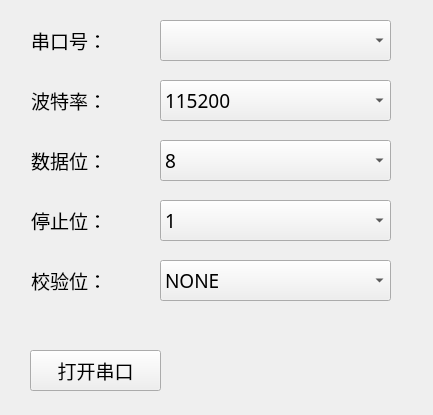
<?xml version="1.0" encoding="UTF-8"?>
<ui version="4.0">
 <class>FormSetUART</class>
 <widget class="QWidget" name="FormSetUART">
  <property name="geometry">
   <rect>
    <x>0</x>
    <y>0</y>
    <width>433</width>
    <height>415</height>
   </rect>
  </property>
  <property name="windowTitle">
   <string>Form</string>
  </property>
  <widget class="QLabel" name="uartNumLabel">
   <property name="geometry">
    <rect>
     <x>31</x>
     <y>20</y>
     <width>121</width>
     <height>41</height>
    </rect>
   </property>
   <property name="font">
    <font>
     <family>Agency FB</family>
     <pointsize>14</pointsize>
    </font>
   </property>
   <property name="text">
    <string>串口号：</string>
   </property>
  </widget>
  <widget class="QComboBox" name="uartNumComboBox">
   <property name="geometry">
    <rect>
     <x>160</x>
     <y>20</y>
     <width>231</width>
     <height>41</height>
    </rect>
   </property>
   <property name="font">
    <font>
     <family>新宋体</family>
     <pointsize>14</pointsize>
    </font>
   </property>
  </widget>
  <widget class="QLabel" name="baudRateLabel">
   <property name="geometry">
    <rect>
     <x>31</x>
     <y>80</y>
     <width>121</width>
     <height>41</height>
    </rect>
   </property>
   <property name="font">
    <font>
     <family>Agency FB</family>
     <pointsize>14</pointsize>
    </font>
   </property>
   <property name="text">
    <string>波特率：</string>
   </property>
  </widget>
  <widget class="QComboBox" name="baudRateComboBox">
   <property name="geometry">
    <rect>
     <x>160</x>
     <y>80</y>
     <width>231</width>
     <height>41</height>
    </rect>
   </property>
   <property name="font">
    <font>
     <family>新宋体</family>
     <pointsize>14</pointsize>
    </font>
   </property>
   <property name="currentText">
    <string>115200</string>
   </property>
   <property name="currentIndex">
    <number>4</number>
   </property>
   <item>
    <property name="text">
     <string>4800</string>
    </property>
   </item>
   <item>
    <property name="text">
     <string>9600</string>
    </property>
   </item>
   <item>
    <property name="text">
     <string>19200</string>
    </property>
   </item>
   <item>
    <property name="text">
     <string>38400</string>
    </property>
   </item>
   <item>
    <property name="text">
     <string>115200</string>
    </property>
   </item>
  </widget>
  <widget class="QLabel" name="dataBitsLabel">
   <property name="geometry">
    <rect>
     <x>31</x>
     <y>140</y>
     <width>121</width>
     <height>41</height>
    </rect>
   </property>
   <property name="font">
    <font>
     <family>Agency FB</family>
     <pointsize>14</pointsize>
    </font>
   </property>
   <property name="text">
    <string>数据位：</string>
   </property>
  </widget>
  <widget class="QComboBox" name="dataBitsComboBox">
   <property name="geometry">
    <rect>
     <x>160</x>
     <y>140</y>
     <width>231</width>
     <height>41</height>
    </rect>
   </property>
   <property name="font">
    <font>
     <family>新宋体</family>
     <pointsize>14</pointsize>
    </font>
   </property>
   <property name="currentText">
    <string>8</string>
   </property>
   <property name="currentIndex">
    <number>1</number>
   </property>
   <item>
    <property name="text">
     <string>7</string>
    </property>
   </item>
   <item>
    <property name="text">
     <string>8</string>
    </property>
   </item>
  </widget>
  <widget class="QLabel" name="stopBitsLabel">
   <property name="geometry">
    <rect>
     <x>31</x>
     <y>200</y>
     <width>121</width>
     <height>41</height>
    </rect>
   </property>
   <property name="font">
    <font>
     <family>Agency FB</family>
     <pointsize>14</pointsize>
    </font>
   </property>
   <property name="text">
    <string>停止位：</string>
   </property>
  </widget>
  <widget class="QComboBox" name="stopBitsComboBox">
   <property name="geometry">
    <rect>
     <x>160</x>
     <y>200</y>
     <width>231</width>
     <height>41</height>
    </rect>
   </property>
   <property name="font">
    <font>
     <family>新宋体</family>
     <pointsize>14</pointsize>
    </font>
   </property>
   <item>
    <property name="text">
     <string>1</string>
    </property>
   </item>
   <item>
    <property name="text">
     <string>2</string>
    </property>
   </item>
  </widget>
  <widget class="QLabel" name="parityLabel">
   <property name="geometry">
    <rect>
     <x>31</x>
     <y>260</y>
     <width>121</width>
     <height>41</height>
    </rect>
   </property>
   <property name="font">
    <font>
     <family>Agency FB</family>
     <pointsize>14</pointsize>
    </font>
   </property>
   <property name="text">
    <string>校验位：</string>
   </property>
  </widget>
  <widget class="QComboBox" name="parityComboBox">
   <property name="geometry">
    <rect>
     <x>160</x>
     <y>260</y>
     <width>231</width>
     <height>41</height>
    </rect>
   </property>
   <property name="font">
    <font>
     <family>新宋体</family>
     <pointsize>14</pointsize>
    </font>
   </property>
   <item>
    <property name="text">
     <string>NONE</string>
    </property>
   </item>
   <item>
    <property name="text">
     <string>ODD</string>
    </property>
   </item>
   <item>
    <property name="text">
     <string>EVEN</string>
    </property>
   </item>
  </widget>
  <widget class="QPushButton" name="openUARTButton">
   <property name="geometry">
    <rect>
     <x>30</x>
     <y>350</y>
     <width>131</width>
     <height>41</height>
    </rect>
   </property>
   <property name="font">
    <font>
     <family>Agency FB</family>
     <pointsize>14</pointsize>
    </font>
   </property>
   <property name="text">
    <string>打开串口</string>
   </property>
  </widget>
  <widget class="QLabel" name="uartStsLabel">
   <property name="geometry">
    <rect>
     <x>290</x>
     <y>340</y>
     <width>61</width>
     <height>61</height>
    </rect>
   </property>
   <property name="text">
    <string/>
   </property>
   <property name="pixmap">
    <pixmap resource="image.qrc">:/new/prefix1/image/close.png</pixmap>
   </property>
   <property name="scaledContents">
    <bool>true</bool>
   </property>
  </widget>
 </widget>
 <resources>
  <include location="image.qrc"/>
 </resources>
 <connections/>
</ui>
